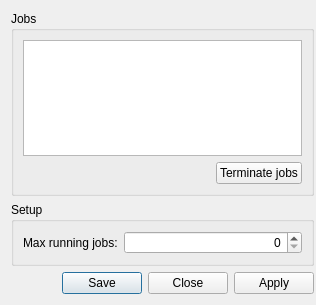
<?xml version="1.0" encoding="UTF-8"?>
<ui version="4.0">
 <class>JobSchedulerSetupWorkPanel</class>
 <widget class="QWidget" name="JobSchedulerSetupWorkPanel">
  <property name="geometry">
   <rect>
    <x>0</x>
    <y>0</y>
    <width>316</width>
    <height>305</height>
   </rect>
  </property>
  <property name="windowTitle">
   <string>Form</string>
  </property>
  <layout class="QVBoxLayout" name="_4">
   <property name="rightMargin">
    <number>2</number>
   </property>
   <item>
    <widget class="QGroupBox" name="JobsGB">
     <property name="title">
      <string>Jobs</string>
     </property>
     <layout class="QGridLayout" name="_2">
      <item row="1" column="1">
       <widget class="QPushButton" name="TerminateBU">
        <property name="enabled">
         <bool>true</bool>
        </property>
        <property name="text">
         <string>Terminate jobs</string>
        </property>
       </widget>
      </item>
      <item row="0" column="0" colspan="2">
       <widget class="QTreeView" name="JobListTV">
        <property name="selectionMode">
         <enum>QAbstractItemView::SingleSelection</enum>
        </property>
        <property name="selectionBehavior">
         <enum>QAbstractItemView::SelectRows</enum>
        </property>
        <property name="rootIsDecorated">
         <bool>false</bool>
        </property>
       </widget>
      </item>
      <item row="1" column="0">
       <spacer name="horizontalSpacer">
        <property name="orientation">
         <enum>Qt::Horizontal</enum>
        </property>
        <property name="sizeHint" stdset="0">
         <size>
          <width>40</width>
          <height>20</height>
         </size>
        </property>
       </spacer>
      </item>
     </layout>
    </widget>
   </item>
   <item>
    <widget class="QGroupBox" name="SetupGB">
     <property name="title">
      <string>Setup</string>
     </property>
     <layout class="QVBoxLayout" name="_3">
      <item>
       <layout class="QHBoxLayout" name="horizontalLayout">
        <item>
         <widget class="QLabel" name="label">
          <property name="sizePolicy">
           <sizepolicy hsizetype="Minimum" vsizetype="Preferred">
            <horstretch>0</horstretch>
            <verstretch>0</verstretch>
           </sizepolicy>
          </property>
          <property name="text">
           <string>Max running jobs:</string>
          </property>
         </widget>
        </item>
        <item>
         <widget class="QSpinBox" name="MaxRunJobSB">
          <property name="sizePolicy">
           <sizepolicy hsizetype="MinimumExpanding" vsizetype="Fixed">
            <horstretch>0</horstretch>
            <verstretch>0</verstretch>
           </sizepolicy>
          </property>
          <property name="alignment">
           <set>Qt::AlignRight|Qt::AlignTrailing|Qt::AlignVCenter</set>
          </property>
         </widget>
        </item>
       </layout>
      </item>
     </layout>
    </widget>
   </item>
   <item>
    <widget class="QDialogButtonBox" name="ButtonBox">
     <property name="standardButtons">
      <set>QDialogButtonBox::Apply|QDialogButtonBox::Close|QDialogButtonBox::Save</set>
     </property>
    </widget>
   </item>
  </layout>
 </widget>
 <resources/>
 <connections/>
</ui>
